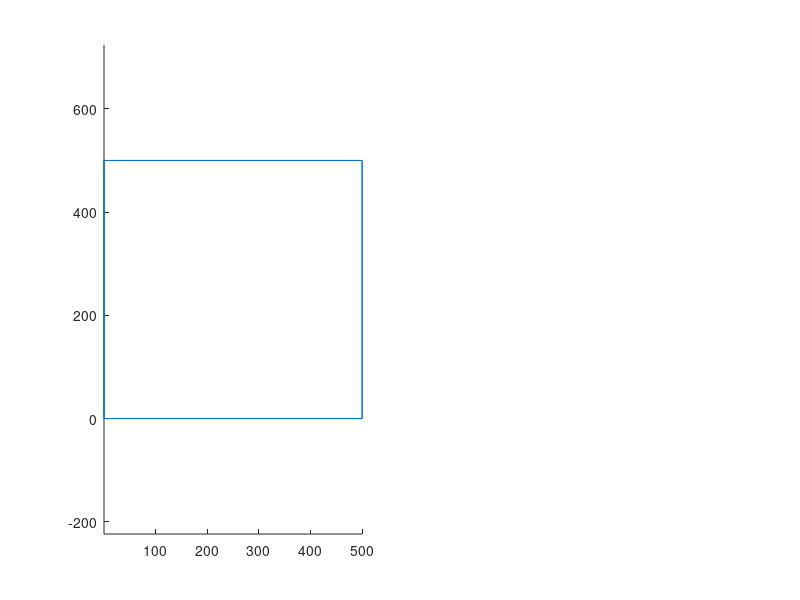

This figure's MATLAB source: (Note: this script raises an error after producing the figure.)
clear all;
close all;

l = 500;

z0 = 0 + l/8;
z1 = l/2;
z2 = l/2 + l/8;

Ca = [l/4, 0,   z1];
Cb = [0,   l/4, z1];
P  = [l/4, l/4, z2];

Eb = [10, 0, 2];

figure
subplot(1,2,1);
hold on;
axis equal;

% Draw the box
% Floor
line([0, l],[0, 0], [z0, z0]);
line([0, 0],[0, l], [z0, z0]);
line([l, 0],[l, l], [z0, z0]);
line([l, l],[0, l], [z0, z0]);

% Ceil
line([0, l],[0, 0], [z2, z2]);
line([0, 0],[0, l], [z2, z2]);
line([l, 0],[l, l], [z2, z2]);
line([l, l],[0, l], [z2, z2]);

% Edges
line([0, 0],[0, 0], [z0, z2]);
line([0, 0],[l, l], [z0, z2]);
line([l, l],[0, 0], [z0, z2]);
line([l, l],[l, l], [z0, z2]);

rangeA = 120:10:120+50;
rangeB = 120:10:120+50;



%rangeA = [120,];
%rangeB = [120,];

P0s = zeros(0,3);
P1s = zeros(0,3);


%plot3();


hline = findobj(gcf, 'type', 'line');

i = 0;
for ia = 1:length(rangeA)
    Ra = rangeA(ia);
    circle(Ca(1),Ca(2),Ca(3),Ra);
    
    for ib = 1:length(rangeB)
        Rb = rangeB(ib);
        
        
        
        circle(Cb(1),Cb(2),Cb(3),Rb);
        
        
        [x0, y0, z0_, x1, y1, z1, Ix, Iy, Iz] = forwardKinematics(Ca, Ra, Cb, Rb, Eb, P, z0);
        
        P0s = [ P0s; [x0, y0, z0_]   ];
        P1s = [ P1s; [x1, y1, z1 ]   ];
        
        %set(gca,'Color','red','LineWidth',2)
        %set(gca,'Color','blue')
        line([Ca(1), Ix],[Ca(2), Iy], [Ca(3), Iz]);
        %set(hline(end),'Color','yellow')
        
        line([Cb(1), Ix],[Cb(2), Iy], [Cb(3), Iz]);
        %set(hline(end),'Color','orange')
        
        %set(gca,'Color','green')
        line([Ix, x1],[Iy, y1], [Iz, z1]);
        %set(hline(end),'Color','black')
        
        %line([Ca(1), x1],[Ca(2), y1], [Ca(3), z1]);
        %line([Cb(1), x1],[Cb(2), y1], [Cb(3), z1]);
        
        %set(gca,'Color','magenta')
        line([P(1), x1],[P(2), y1], [P(3), z1]);
        %set(hline(end),'Color','blue')
        line([x0, x1],[y0, y1], [z0_, z1]);
        %set(hline(end),'Color','green')
        
        i = i+1;
        
        %pause(300);
    end
end




subplot(2,2,2);
axis equal;
plot3(P0s(:,1),P0s(:,2),P0s(:,3), '.');



%% CIRCLE
rangeA = 120 + 50/2 + sin(0:pi/10:2*pi)*50/2;
rangeB = 120 + 50/2 + cos(0:pi/10:2*pi)*50/2;

P0s = zeros(0,3);
P1s = zeros(0,3);
for i = 1:length(rangeA)
    Ra = rangeA(i);
    Rb = rangeB(i);

    [x0, y0, z0_, x1, y1, z1] = forwardKinematics(Ca, Ra, Cb, Rb, Eb, P, z0);

    P0s = [ P0s; [x0, y0, z0_]   ];
    P1s = [ P1s; [x1, y1, z1 ]   ];

    %line([Ca(1), x1],[Ca(2), y1], [Ca(3), z1]);
    %line([Cb(1), x1],[Cb(2), y1], [Cb(3), z1]);

    %line([P(1), x1],[P(2), y1], [P(3), z1]);
    %line([x0, x1],[y0, y1], [z0_, z1]);
end

subplot(2,2,4);
axis equal;
plot3(P0s(:,1),P0s(:,2),P0s(:,3));



%% INVERSE KINEMATICS
figure;
subplot(2,2,1);
hold on;
T = [200, 150, z0];
[Ra, Rb] = inverseKinematics(Ca, Cb, Eb, P, T);


% Draw the box
% Floor
line([0, l],[0, 0], [z0, z0]);
line([0, 0],[0, l], [z0, z0]);
line([l, 0],[l, l], [z0, z0]);
line([l, l],[0, l], [z0, z0]);

% Ceil
line([0, l],[0, 0], [z2, z2]);
line([0, 0],[0, l], [z2, z2]);
line([l, 0],[l, l], [z2, z2]);
line([l, l],[0, l], [z2, z2]);

% Edges
line([0, 0],[0, 0], [z0, z2]);
line([0, 0],[l, l], [z0, z2]);
line([l, l],[0, 0], [z0, z2]);
line([l, l],[l, l], [z0, z2]);

circle(Ca(1),Ca(2),Ca(3),Ra);
circle(Cb(1),Cb(2),Cb(3),Rb);

line ([P(1),T(1)],[P(2),T(2)],[P(3),T(3)]);

%% CIRCLE IN INVERSE KINEMATICS
subplot(1,2,2);
axis equal;
hold on;

x = 150 + 150/2 + sin(0:pi/10:2*pi)*150/2;
y = 150 + 150/2 + cos(0:pi/10:2*pi)*150/2;



P0s = zeros(0,3);
P1s = zeros(0,3);

for i=1:length(x)
    T = [x(i),y(i), z0];
    [Ra, Rb] = inverseKinematics(Ca, Cb, Eb, P, T);

    circle(Ca(1),Ca(2),Ca(3),Ra);
    circle(Cb(1),Cb(2),Cb(3),Rb);
    
%     [x0, y0, z0_, x1, y1, z1] = forwardKinematics(Ca, Ra, Cb, Rb, Eb, P, z0);
% 
%     P0s = [ P0s; [x0, y0, z0_]   ];
%     P1s = [ P1s; [x1, y1, z1 ]   ];
%     
%     line([Ca(1), x1],[Ca(2), y1], [Ca(3), z1]);
%     line([Cb(1), x1],[Cb(2), y1], [Cb(3), z1]);
% 
%     line([P(1), x1],[P(2), y1], [P(3), z1]);
%     line([x0, x1],[y0, y1], [z0_, z1]);

        [x0, y0, z0_, x1, y1, z1, Ix, Iy, Iz] = forwardKinematics(Ca, Ra, Cb, Rb, Eb, P, z0);
        
        P0s = [ P0s; [x0, y0, z0_]   ];
        P1s = [ P1s; [x1, y1, z1 ]   ];
        
        line([Ca(1), Ix],[Ca(2), Iy], [Ca(3), Iz]);
        line([Cb(1), Ix],[Cb(2), Iy], [Cb(3), Iz]);
        
        %line([Ix, x1],[Iy, y1], [Iz, z1]);
        line([Ix, x1],[Iy, y1], [Iz, z1-Eb(3)]);
        line([x1, x1],[y1, y1], [z1, z1-Eb(3)]);
        
        %line([Ca(1), x1],[Ca(2), y1], [Ca(3), z1]);
        %line([Cb(1), x1],[Cb(2), y1], [Cb(3), z1]);
        
        line([P(1), x1],[P(2), y1], [P(3), z1]);
        line([x0, x1],[y0, y1], [z0_, z1]);
        
        %pause(300);
    
end

% Draw the box
% Floor
line([0, l],[0, 0], [z0, z0]);
line([0, 0],[0, l], [z0, z0]);
line([l, 0],[l, l], [z0, z0]);
line([l, l],[0, l], [z0, z0]);

% Ceil
line([0, l],[0, 0], [z2, z2]);
line([0, 0],[0, l], [z2, z2]);
line([l, 0],[l, l], [z2, z2]);
line([l, l],[0, l], [z2, z2]);

% Edges
line([0, 0],[0, 0], [z0, z2]);
line([0, 0],[l, l], [z0, z2]);
line([l, l],[0, 0], [z0, z2]);
line([l, l],[l, l], [z0, z2]);

subplot(2,2,3);
plot3(P0s(:,1),P0s(:,2),P0s(:,3));
axis equal;